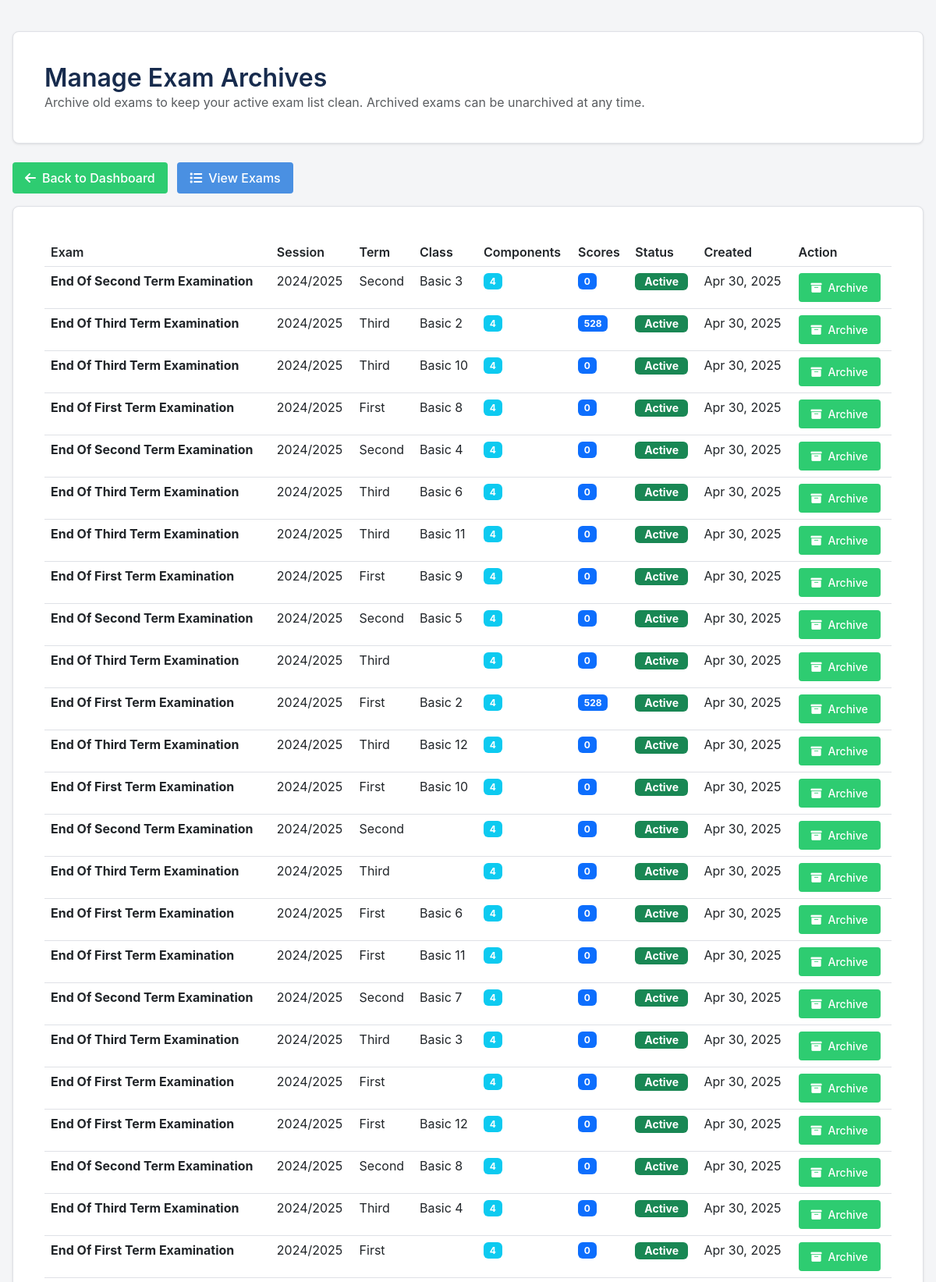
Page /admin/archive_exam.php (signed in, upper part) on the committed database.
### tables this page shows
CREATE TABLE `exams` (
  `id` int NOT NULL,
  `school_id` int NOT NULL,
  `title` varchar(255) NOT NULL,
  `session` varchar(20) NOT NULL,
  `term` int NOT NULL,
  `class_id` int NOT NULL,
  `created_by` int NOT NULL,
  `created_at` timestamp NULL DEFAULT CURRENT_TIMESTAMP,
  `archived` tinyint(1) DEFAULT '0',
  `archived_at` timestamp NULL DEFAULT NULL
);

CREATE TABLE `classes` (
  `id` int NOT NULL,
  `school_id` int NOT NULL,
  `class_name` varchar(100) NOT NULL,
  `description` varchar(255) DEFAULT NULL,
  `created_by` int DEFAULT NULL,
  `created_at` timestamp NOT NULL DEFAULT CURRENT_TIMESTAMP
);

### admin/archive_exam.php (the view, shortened to what this page needs)
<?php
include '../includes/db.php';
try {
    $stmt = $pdo->prepare("
        SELECT e.*,
               c.class_name,
               COUNT(DISTINCT ss.id) as student_count,
               (SELECT COUNT(*) FROM exam_components WHERE exam_id = e.id) as component_count
        FROM exams e
        LEFT JOIN classes c ON e.class_id = c.id
        LEFT JOIN students s ON s.class_id = c.id AND s.school_id = e.school_id
        LEFT JOIN student_scores ss ON ss.exam_id = e.id AND ss.student_id = s.id
        WHERE e.school_id = ?
        GROUP BY e.id
        ORDER BY COALESCE(e.archived, 0) ASC, e.created_at DESC
    ");
    $stmt->execute([$_SESSION['school_id']]);
    $exams = $stmt->fetchAll();
} catch (PDOException $e) {
    error_log("Error fetching exams: " . $e->getMessage());
    $exams = [];
}
?>
<!DOCTYPE html>
<html>
<head>
    <link href="https://cdn.jsdelivr.net/npm/bootstrap@5.3.0/dist/css/bootstrap.min.css" rel="stylesheet">
    <link href="https://cdnjs.cloudflare.com/ajax/libs/font-awesome/6.0.0/css/all.min.css" rel="stylesheet">
    <link rel="stylesheet" href="../assets/clean-styles.css">
</head>
<body>
    <div class="container mt-4">
        <div class="card mb-4">
            <div class="card-body">
                <h2 class="mb-0">Manage Exam Archives</h2>
                <p class="text-muted mb-0">Archive old exams to keep your active exam list clean. Archived exams can be unarchived at any time.</p>
            </div>
        </div>
        <div class="mb-3">
            <a href="dashboard.php" class="btn btn-secondary">
                <i class="fas fa-arrow-left"></i> Back to Dashboard
            </a>
            <a href="exams_list.php" class="btn btn-primary ms-2">
                <i class="fas fa-list"></i> View Exams
            </a>
        </div>
        <div class="card">
            <div class="card-body">
                <?php if (empty($exams)): ?>
                    <div class="text-center py-5">
                        <i class="fas fa-folder-open fa-3x text-muted mb-3"></i>
                        <p class="text-muted">No exams found</p>
                    </div>
                <?php else: ?>
                    <div class="table-responsive">
                        <table class="table">
                            <thead>
                                <tr>
                                    <th>Exam</th>
                                    <th>Session</th>
                                    <th>Term</th>
                                    <th>Class</th>
                                    <th>Components</th>
                                    <th>Scores</th>
                                    <th>Status</th>
                                    <th>Created</th>
                                    <th>Action</th>
                                </tr>
                            </thead>
                            <tbody>
                                <?php foreach ($exams as $exam): ?>
                                <tr class="<?php echo ($exam['archived'] ?? 0) ? 'archived-row' : ''; ?>" id="exam-row-<?php echo $exam['id']; ?>">
                                    <td>
                                        <strong><?php echo htmlspecialchars($exam['title']); ?></strong>
                                    </td>
                                    <td><?php echo htmlspecialchars($exam['session']); ?></td>
                                    <td>
                                        <?php
                                        $terms = ['', 'First', 'Second', 'Third'];
                                        echo $terms[$exam['term']] ?? $exam['term'];
                                        ?>
                                    </td>
                                    <td><?php echo htmlspecialchars($exam['class_name']); ?></td>
                                    <td>
                                        <span class="badge bg-info"><?php echo $exam['component_count']; ?></span>
                                    </td>
                                    <td>
                                        <span class="badge bg-primary"><?php echo $exam['student_count']; ?></span>
                                    </td>
                                    <td>
                                        <span class="badge status-badge <?php echo ($exam['archived'] ?? 0) ? 'bg-secondary' : 'bg-success'; ?>">
                                            <?php echo ($exam['archived'] ?? 0) ? 'Archived' : 'Active'; ?>
                                        </span>
                                    </td>
                                    <td>
                                        <?php echo date('M d, Y', strtotime($exam['created_at'])); ?>
                                    </td>
                                    <td>
                                        <button onclick="toggleArchive(<?php echo $exam['id']; ?>, <?php echo ($exam['archived'] ?? 0) ? 'true' : 'false'; ?>)"
                                                class="btn btn-sm archive-btn <?php echo ($exam['archived'] ?? 0) ? 'btn-success' : 'btn-secondary'; ?>"
                                                id="btn-<?php echo $exam['id']; ?>">
                                            <i class="fas fa-<?php echo ($exam['archived'] ?? 0) ? 'box-open' : 'archive'; ?>"></i>
                                            <?php echo ($exam['archived'] ?? 0) ? 'Unarchive' : 'Archive'; ?>
                                        </button>
                                    </td>
                                </tr>
                                <?php endforeach; ?>
                            </tbody>
                        </table>
                    </div>
                <?php endif; ?>
            </div>
        </div>
    </div>
</body>
</html>

### assets/clean-styles.css (style rules this page uses)
:root { --primary: #2ecc71; --primary-dark: #27ae60; --primary-light: #58d68d; --secondary: #2c3e50; --secondary-dark: #1b2631; --success: #36b37e; --danger: #de350b; --warning: #ff991f; --info: #0065ff; --dark: #172b4d; --light: #f4f5f7; --white: #ffffff; --gray: #6b778c; --gray-light: #dfe1e6; --gray-dark: #253858; --body-bg: #f4f5f7; --card-bg: #ffffff; --text: #172b4d; --text-light: #5e6c84; --text-white: #ffffff; --border: #dfe1e6; --spacing-xs: 0.25rem; --spacing-sm: 0.5rem; --spacing-md: 1rem; --spacing-lg: 1.5rem; --spacing-xl: 2rem; --radius-sm: 4px; --radius: 8px; --radius-lg: 12px; --shadow-sm: 0 1px 2px rgba(0, 0, 0, 0.05); --shadow: 0 1px 3px rgba(0, 0, 0, 0.1); --shadow-lg: 0 4px 6px rgba(0, 0, 0, 0.1); --transition: 0.2s ease; }
* { margin: 0; padding: 0; box-sizing: border-box; }
html { font-size: 16px; -webkit-text-size-adjust: 100%; }
body { font-family: -apple-system, BlinkMacSystemFont, "Segoe UI", Roboto, Oxygen, Ubuntu, Cantarell, sans-serif; line-height: 1.5; color: var(--text); background-color: var(--body-bg); }
h1, h2, h3, h4, h5, h6 { margin-bottom: var(--spacing-md); font-weight: 600; line-height: 1.2; color: var(--dark); }
.container { width: 100%; padding: var(--spacing-md); margin: 0 auto; max-width: 1200px; }
.card { background: var(--card-bg); border-radius: var(--radius); box-shadow: var(--shadow); padding: var(--spacing-lg); margin-bottom: var(--spacing-md); border: 1px solid var(--border); }
.btn { display: inline-flex; align-items: center; justify-content: center; padding: var(--spacing-sm) var(--spacing-lg); border-radius: var(--radius); font-weight: 500; text-align: center; cursor: pointer; transition: var(--transition); background: var(--primary); color: var(--text-white); border: none; min-height: 40px; }
.btn-sm { padding: 0.25rem 0.5rem; font-size: 0.875rem; min-height: 32px; }
.table-responsive { overflow-x: auto; -webkit-overflow-scrolling: touch; margin-bottom: var(--spacing-lg); }
table { width: 100%; border-collapse: collapse; }
th, td { padding: var(--spacing-md); border-bottom: 1px solid var(--border); text-align: left; }
th { background: var(--light); font-weight: 600; color: var(--text); }
.mb-0 { margin-bottom: 0 !important; }
.mb-3 { margin-bottom: var(--spacing-md) !important; }
.btn { display: inline-flex; align-items: center; gap: 0.5rem; padding: 0.5rem 1rem; border-radius: 0.25rem; border: none; cursor: pointer; transition: all 0.2s ease; }
.btn-primary { background-color: #4A90E2; color: white; }

### admin/archive_exam.php (style rules this page uses)
.archive-btn { transition: all 0.3s ease; }
.status-badge { font-size: 0.875rem; padding: 0.25rem 0.75rem; }

### rows in the picture
exams: title "End Of Second Term Examination", session "2024/2025", term "Second", class.class_name "Basic 3", component_count "4", student_count "0", archived "Active", created_at "Apr 30, 2025"
exams: title "End Of Third Term Examination", session "2024/2025", term "Third", class.class_name "Basic 2", component_count "4", student_count "528", archived "Active", created_at "Apr 30, 2025"
exams: title "End Of Third Term Examination", session "2024/2025", term "Third", class.class_name "Basic 10", component_count "4", student_count "0", archived "Active", created_at "Apr 30, 2025"
exams: title "End Of First Term Examination", session "2024/2025", term "First", class.class_name "Basic 8", component_count "4", student_count "0", archived "Active", created_at "Apr 30, 2025"
exams: title "End Of Second Term Examination", session "2024/2025", term "Second", class.class_name "Basic 4", component_count "4", student_count "0", archived "Active", created_at "Apr 30, 2025"
exams: title "End Of Third Term Examination", session "2024/2025", term "Third", class.class_name "Basic 6", component_count "4", student_count "0", archived "Active", created_at "Apr 30, 2025"
exams: title "End Of Third Term Examination", session "2024/2025", term "Third", class.class_name "Basic 11", component_count "4", student_count "0", archived "Active", created_at "Apr 30, 2025"
exams: title "End Of First Term Examination", session "2024/2025", term "First", class.class_name "Basic 9", component_count "4", student_count "0", archived "Active", created_at "Apr 30, 2025"
exams: title "End Of Second Term Examination", session "2024/2025", term "Second", class.class_name "Basic 5", component_count "4", student_count "0", archived "Active", created_at "Apr 30, 2025"
exams: title "End Of Third Term Examination", session "2024/2025", term "Third", component_count "4", student_count "0", archived "Active", created_at "Apr 30, 2025"
exams: title "End Of First Term Examination", session "2024/2025", term "First", class.class_name "Basic 2", component_count "4", student_count "528", archived "Active", created_at "Apr 30, 2025"
exams: title "End Of Third Term Examination", session "2024/2025", term "Third", class.class_name "Basic 12", component_count "4", student_count "0", archived "Active", created_at "Apr 30, 2025"
exams: title "End Of First Term Examination", session "2024/2025", term "First", class.class_name "Basic 10", component_count "4", student_count "0", archived "Active", created_at "Apr 30, 2025"
exams: title "End Of Second Term Examination", session "2024/2025", term "Second", component_count "4", student_count "0", archived "Active", created_at "Apr 30, 2025"
exams: title "End Of Third Term Examination", session "2024/2025", term "Third", component_count "4", student_count "0", archived "Active", created_at "Apr 30, 2025"
exams: title "End Of First Term Examination", session "2024/2025", term "First", class.class_name "Basic 6", component_count "4", student_count "0", archived "Active", created_at "Apr 30, 2025"
exams: title "End Of First Term Examination", session "2024/2025", term "First", class.class_name "Basic 11", component_count "4", student_count "0", archived "Active", created_at "Apr 30, 2025"
exams: title "End Of Second Term Examination", session "2024/2025", term "Second", class.class_name "Basic 7", component_count "4", student_count "0", archived "Active", created_at "Apr 30, 2025"
exams: title "End Of Third Term Examination", session "2024/2025", term "Third", class.class_name "Basic 3", component_count "4", student_count "0", archived "Active", created_at "Apr 30, 2025"
exams: title "End Of First Term Examination", session "2024/2025", term "First", component_count "4", student_count "0", archived "Active", created_at "Apr 30, 2025"
exams: title "End Of First Term Examination", session "2024/2025", term "First", class.class_name "Basic 12", component_count "4", student_count "0", archived "Active", created_at "Apr 30, 2025"
exams: title "End Of Second Term Examination", session "2024/2025", term "Second", class.class_name "Basic 8", component_count "4", student_count "0", archived "Active", created_at "Apr 30, 2025"
exams: title "End Of Third Term Examination", session "2024/2025", term "Third", class.class_name "Basic 4", component_count "4", student_count "0", archived "Active", created_at "Apr 30, 2025"
exams: title "End Of First Term Examination", session "2024/2025", term "First", component_count "4", student_count "0", archived "Active", created_at "Apr 30, 2025"
